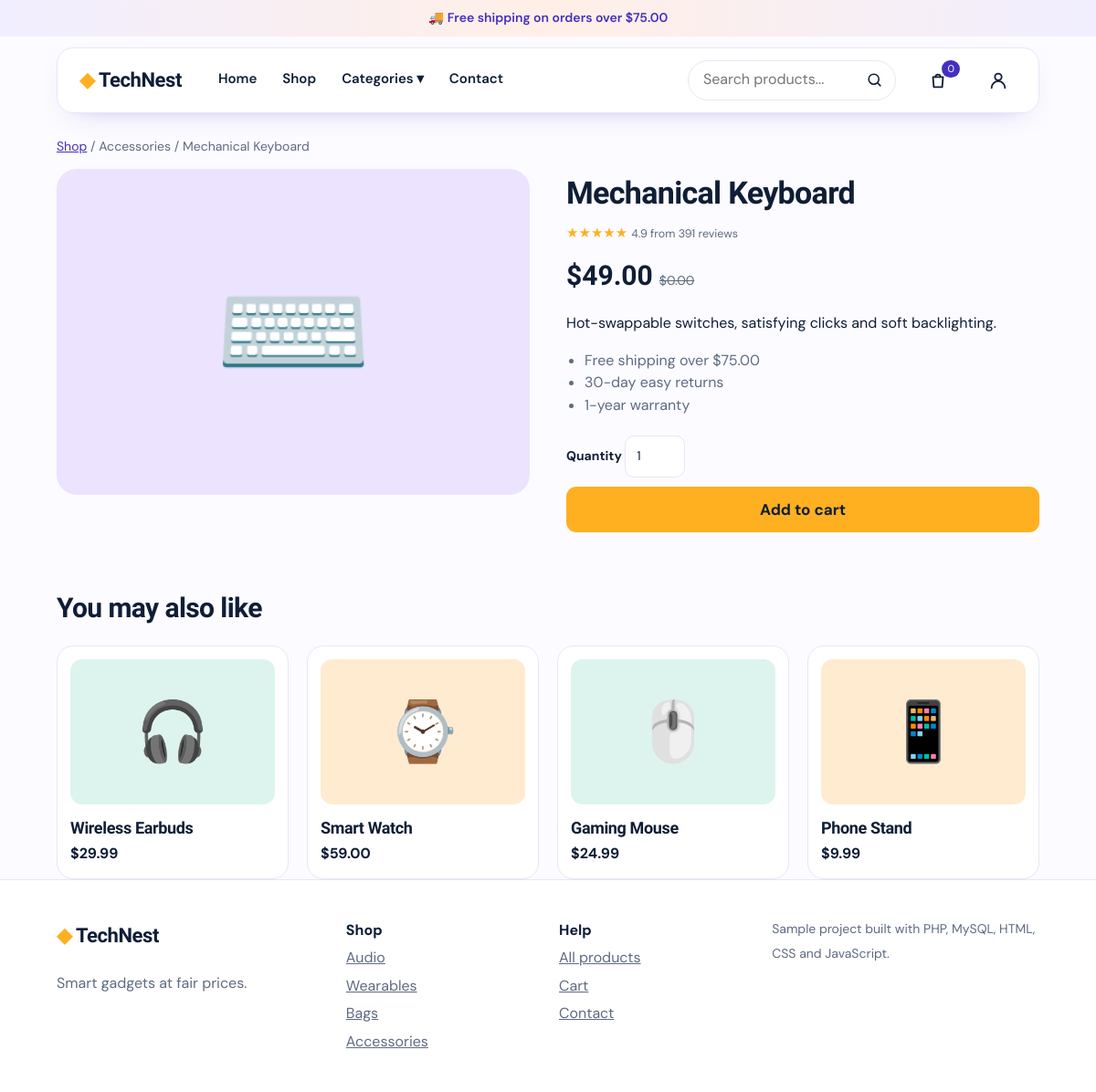
Screenshot of /product.php?id=5 with the database file from the repository.
### tables this page shows
CREATE TABLE IF NOT EXISTS products (
  id INT PRIMARY KEY AUTO_INCREMENT, name VARCHAR(120) NOT NULL, price DECIMAL(8,2) NOT NULL,
  old_price DECIMAL(8,2) NOT NULL DEFAULT 0, cat VARCHAR(60) NOT NULL, emoji VARCHAR(16), image VARCHAR(255) DEFAULT NULL,
  rating DECIMAL(2,1) DEFAULT 4.5, reviews INT DEFAULT 0, badge VARCHAR(30) DEFAULT '',
  bg VARCHAR(9) DEFAULT '#EEF2F7', description TEXT
);

### product.php (the view, shortened to what this page needs)
<?php include 'header.php';
$p = find_product((int)($_GET['id'] ?? 0));
if (!$p): ?><main class="wrap done"><h1>Product not found</h1><a class="btn" href="index.php">Back to shop</a></main>
<?php else: ?>
<main class="wrap">
  <p class="crumb"><a href="index.php">Shop</a> / <?= e($p['cat']) ?> / <?= e($p['name']) ?></p>
  <div class="detail">
    <div class="bigpic" style="background:<?= $p['bg'] ?>"><?= pic($p) ?></div>
    <form method="post" action="cart.php" class="dinfo">
      <h1><?= e($p['name']) ?></h1>
      <p class="stars"><?= stars($p['rating']) ?> <small><?= $p['rating'] ?> from <?= $p['reviews'] ?> reviews</small></p>
      <p class="price big"><b><?= money($p['price']) ?></b><?php if($p['old']): ?><s><?= money($p['old']) ?></s><?php endif; ?></p>
      <p><?= e($p['desc']) ?></p>
      <ul class="ticks"><li>Free shipping over <?= money(FREE_SHIP) ?></li><li>30-day easy returns</li><li>1-year warranty</li></ul>
      <label>Quantity <input class="qty" type="number" name="qty" value="1" min="1" max="99"></label>
      <button class="btn lg full">Add to cart</button>
    </form>
  </div>
  <h2 class="rel">You may also like</h2>
  <div class="grid">
  <?php $n=0; foreach($products as $o){ if($o['id']==$p['id'] || $o['cat']!=$p['cat'] && $n>=2) continue; if($n++>=4) break; ?>
    <a class="card product" href="product.php?id=<?= $o['id'] ?>"><div class="pic" style="background:<?= $o['bg'] ?>"><?= pic($o) ?></div><h3><?= e($o['name']) ?></h3><b><?= money($o['price']) ?></b></a>
  <?php } ?>
  </div>
</main>
<?php endif; include 'footer.php'; ?>

### data.php (shortened to what this page needs)
<?php
try {
  $pdo = new PDO('mysql:host='.DB_HOST.';dbname='.DB_NAME.';charset=utf8mb4', DB_USER, DB_PASS,
    [PDO::ATTR_ERRMODE=>PDO::ERRMODE_EXCEPTION, PDO::ATTR_DEFAULT_FETCH_MODE=>PDO::FETCH_ASSOC]);
} catch (PDOException $x) {
  http_response_code(500);
  exit('Database not ready. Check config.php, then open <a href="setup.php">setup.php</a> once.');
}
$products = $pdo->query('SELECT id,name,price,old_price AS old,cat,emoji,image,rating,reviews,badge,bg,description AS `desc` FROM products ORDER BY id')->fetchAll();
function find_product($id){ global $products; foreach($products as $p) if($p['id']==$id) return $p; return null; }
function e($s){ return htmlspecialchars((string)$s, ENT_QUOTES, 'UTF-8'); }
function money($n){ return '$'.number_format($n,2); }
function stars($r){ $f=(int)round($r); return str_repeat('★',$f).str_repeat('☆',5-$f); }
function pic($p){ return !empty($p['image']) ? '<img src="uploads/'.e($p['image']).'" alt="'.e($p['name']).'" loading="lazy">' : e($p['emoji']); }

### style.css (style rules this page uses)
:root { --bg:#F7F8FB;--card:#fff;--ink:#0F1E36;--mute:#5E6B82;--line:#E2E7F0;--brand:#0B6E6E;--brand2:#095858;--amber:#FFB020;--red:#E5484D }
* { box-sizing:border-box }
html { scroll-behavior:smooth }
body { margin:0;background:var(--bg);color:var(--ink);font:16px/1.55 'DM Sans',system-ui,sans-serif }
h1,h2,h3,.logo { font-family:'Sora',system-ui,sans-serif;letter-spacing:-.02em }
a { color:inherit }
.wrap { max-width:1120px;margin:0 auto;padding:0 22px }
.btn { background:var(--brand);color:#fff;border:0;border-radius:11px;padding:11px 18px;font:700 15px 'DM Sans',sans-serif;cursor:pointer;text-decoration:none;display:inline-block;transition:background .2s }
.btn.lg { background:var(--amber);color:var(--ink);padding:15px 30px;font-size:17px }
.btn.full { width:100%;padding:14px }
h2 { font-size:30px;margin:0 }
select,input,textarea { padding:11px 12px;border:1px solid var(--line);border-radius:10px;font:inherit;background:#fff;color:var(--ink) }
.grid { display:grid;grid-template-columns:repeat(auto-fill,minmax(245px,1fr));gap:20px }
.card { background:var(--card);border:1px solid var(--line);border-radius:18px;padding:14px;transition:transform .2s,box-shadow .2s }
.pic { position:relative;font-size:64px;text-align:center;border-radius:13px;padding:30px 0;margin-bottom:12px }
.product h3 { margin:2px 0;font-size:18px }
.stars { margin:2px 0 12px;color:var(--amber);font-size:15px }
.stars small { color:var(--mute) }
.price b { font-size:20px;font-family:'Sora' }
.price s { color:var(--mute);margin-left:7px;font-size:14px }
.qty { width:66px }
label { display:block;font-weight:700;font-size:14px;margin-bottom:10px }
label input,label textarea { width:100%;margin-top:4px;font-weight:400 }
.crumb { color:var(--mute);font-size:14px;margin:26px 0 14px }
.crumb a { color:var(--brand) }
.detail { display:grid;grid-template-columns:1fr 1fr;gap:40px;align-items:start }
.bigpic { font-size:140px;text-align:center;border-radius:22px;padding:70px 0 }
.dinfo h1 { font-size:34px;margin:0 0 6px }
.price.big b { font-size:30px }
.price.big { margin:6px 0 14px }
.ticks { padding-left:20px;color:var(--mute) }
.dinfo label { margin-top:16px }
.rel { margin:60px 0 18px }
.product h3 a,.card h3 { text-decoration:none }
a.card { text-decoration:none;color:inherit;display:block }
:root { --bg:#FCFBFF;--brand:#4330C0;--brand2:#33229A;--soft:#F1EEFF;--line:#E9E6F5 }

### rows the page displays
products: cat "Accessories", name "Mechanical Keyboard", emoji "⌨️", rating "★★★★★", rating "4.9", reviews "391", price "$49.00", old_price "$0.00", description "Hot-swappable switches, satisfying clicks and soft backlighting."
products: emoji "🎧", name "Wireless Earbuds", price "$29.99"
products: emoji "⌚", name "Smart Watch", price "$59.00"
products: emoji "🖱️", name "Gaming Mouse", price "$24.99"
products: emoji "📱", name "Phone Stand", price "$9.99"

### other values shown
money(FREE_SHIP) "$75.00"
cart_count() "0"
$c "Audio"
$c "Wearables"
$c "Bags"
$c "Accessories"
